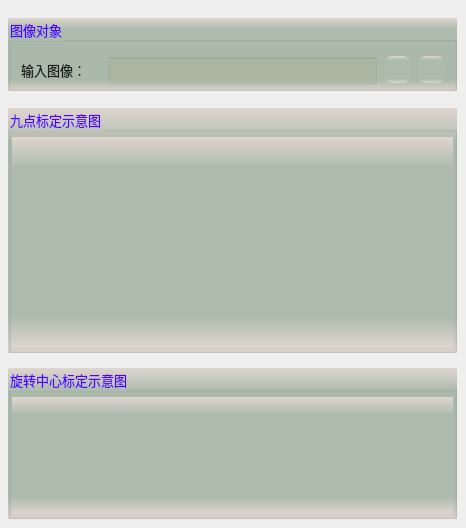
     <widget class="QWidget" name="tab">
      <attribute name="title">
       <string>基本设置</string>
      </attribute>
      <widget class="QGroupBox" name="groupCamera">
       <property name="geometry">
        <rect>
         <x>8</x>
         <y>18</y>
         <width>449</width>
         <height>73</height>
        </rect>
       </property>
       <property name="font">
        <font>
         <family>微软雅黑</family>
         <pointsize>10</pointsize>
        </font>
       </property>
       <property name="styleSheet">
        <string notr="true">background-color: qlineargradient(x1:0, y1:0, x2:0, y2:1, stop:0 #dfd5cf, stop: 0.15 #acbbac, stop: 0.85 #acbbac,stop:1 #dfd5cf);
color: rgb(85, 0, 255);</string>
       </property>
       <property name="title">
        <string>图像对象</string>
       </property>
       <widget class="QLabel" name="label_4">
        <property name="geometry">
         <rect>
          <x>13</x>
          <y>42</y>
          <width>79</width>
          <height>19</height>
         </rect>
        </property>
        <property name="font">
         <font>
          <family>微软雅黑</family>
          <pointsize>10</pointsize>
         </font>
        </property>
        <property name="styleSheet">
         <string notr="true">color: rgb(30, 30, 30);
background: transparent;</string>
        </property>
        <property name="text">
         <string>输入图像：</string>
        </property>
       </widget>
       <widget class="QLineEdit" name="txtLinkImage">
        <property name="geometry">
         <rect>
          <x>100</x>
          <y>39</y>
          <width>269</width>
          <height>27</height>
         </rect>
        </property>
        <property name="font">
         <font>
          <family>微软雅黑</family>
          <pointsize>10</pointsize>
         </font>
        </property>
        <property name="styleSheet">
         <string notr="true">color: rgb(0, 0, 200);
background-color: rgba(170, 170, 127,50);</string>
        </property>
        <property name="alignment">
         <set>Qt::AlignCenter</set>
        </property>
        <property name="readOnly">
         <bool>true</bool>
        </property>
       </widget>
       <widget class="QPushButton" name="btnLinkImage">
        <property name="geometry">
         <rect>
          <x>376</x>
          <y>38</y>
          <width>27</width>
          <height>27</height>
         </rect>
        </property>
        <property name="toolTip">
         <string>链接图像</string>
        </property>
        <property name="styleSheet">
         <string notr="true">QWidget{ border:none;border-radius: 8px;padding: 2px 4px;}
QPushButton:hover{ background-color: rgba(85, 150, 127, 100);}
QPushButton:pressed{background-color: rgba(85, 180, 127, 160);}</string>
        </property>
        <property name="text">
         <string/>
        </property>
        <property name="icon">
         <iconset resource="sub_res.qrc">
          <normaloff>:/resource/link.png</normaloff>:/resource/link.png</iconset>
        </property>
        <property name="iconSize">
         <size>
          <width>27</width>
          <height>27</height>
         </size>
        </property>
       </widget>
       <widget class="QPushButton" name="btnDelLinkImage">
        <property name="geometry">
         <rect>
          <x>410</x>
          <y>38</y>
          <width>27</width>
          <height>27</height>
         </rect>
        </property>
        <property name="toolTip">
         <string>删除图像链接</string>
        </property>
        <property name="styleSheet">
         <string notr="true">QWidget{ border:none;border-radius: 8px;padding: 2px 4px;}
QPushButton:hover{ background-color: rgba(226, 142, 162, 100);}
QPushButton:pressed{background-color: rgba(226, 172, 162, 200);}</string>
        </property>
        <property name="text">
         <string/>
        </property>
        <property name="icon">
         <iconset resource="sub_res.qrc">
          <normaloff>:/resource/del_link.png</normaloff>:/resource/del_link.png</iconset>
        </property>
        <property name="iconSize">
         <size>
          <width>27</width>
          <height>27</height>
         </size>
        </property>
       </widget>
      </widget>
      <widget class="QGroupBox" name="groupC2">
       <property name="geometry">
        <rect>
         <x>8</x>
         <y>108</y>
         <width>449</width>
         <height>245</height>
        </rect>
       </property>
       <property name="font">
        <font>
         <family>微软雅黑</family>
         <pointsize>10</pointsize>
        </font>
       </property>
       <property name="styleSheet">
        <string notr="true">background-color: qlineargradient(x1:0, y1:0, x2:0, y2:1, stop:0 #dfd5cf, stop: 0.15 #acbbac, stop: 0.85 #acbbac,stop:1 #dfd5cf);
color: rgb(85, 0, 255);</string>
       </property>
       <property name="title">
        <string>九点标定示意图</string>
       </property>
       <layout class="QVBoxLayout" name="verticalLayout">
        <property name="leftMargin">
         <number>1</number>
        </property>
        <property name="topMargin">
         <number>5</number>
        </property>
        <property name="rightMargin">
         <number>1</number>
        </property>
        <property name="bottomMargin">
         <number>2</number>
        </property>
        <item>
         <widget class="QLabel" name="lblImg1">
          <property name="text">
           <string/>
          </property>
          <property name="pixmap">
           <pixmap resource="sub_res.qrc">:/resource/n9.png</pixmap>
          </property>
          <property name="scaledContents">
           <bool>true</bool>
          </property>
         </widget>
        </item>
       </layout>
      </widget>
      <widget class="QGroupBox" name="groupC3">
       <property name="geometry">
        <rect>
         <x>8</x>
         <y>368</y>
         <width>449</width>
         <height>151</height>
        </rect>
       </property>
       <property name="font">
        <font>
         <family>微软雅黑</family>
         <pointsize>10</pointsize>
        </font>
       </property>
       <property name="styleSheet">
        <string notr="true">background-color: qlineargradient(x1:0, y1:0, x2:0, y2:1, stop:0 #dfd5cf, stop: 0.15 #acbbac, stop: 0.85 #acbbac,stop:1 #dfd5cf);
color: rgb(85, 0, 255);</string>
       </property>
       <property name="title">
        <string>旋转中心标定示意图</string>
       </property>
       <layout class="QVBoxLayout" name="verticalLayout_2">
        <property name="leftMargin">
         <number>1</number>
        </property>
        <property name="topMargin">
         <number>5</number>
        </property>
        <property name="rightMargin">
         <number>1</number>
        </property>
        <property name="bottomMargin">
         <number>2</number>
        </property>
        <item>
         <widget class="QLabel" name="lblImg2">
          <property name="text">
           <string/>
          </property>
          <property name="pixmap">
           <pixmap resource="sub_res.qrc">:/resource/n_rotate.png</pixmap>
          </property>
          <property name="scaledContents">
           <bool>true</bool>
          </property>
         </widget>
        </item>
       </layout>
      </widget>
     </widget>
